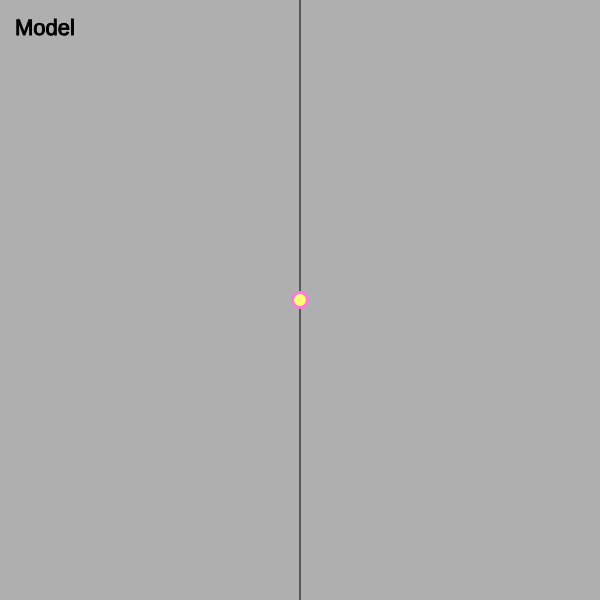
Frame 1 (no input)
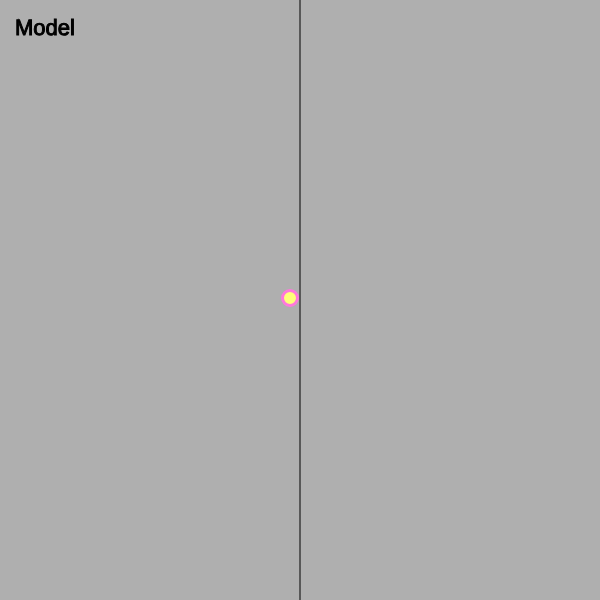
Frame 60 (no input)
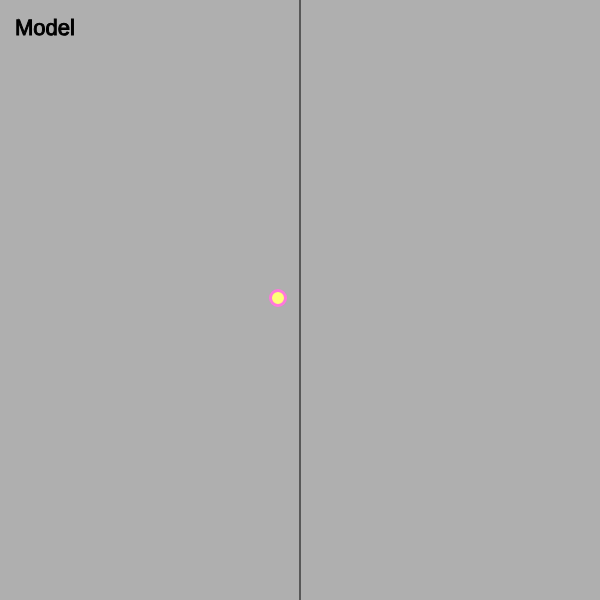
Frame 120 (the mouse pressed at the canvas centre since frame 60)

The p5.js sketch that drew these frames (run headless with seeded random() and noise() and a simulated clock; from frame 60 on, the mouse is pressed at the canvas centre):

// p5.js sketch
// ── sketch.js
// Sketch Template
p5.disableFriendlyErrors = true;

// parameters
var pause = false;
var fr = 30;
var wEnv = 600; //1920
var hEnv = 600; //1080
var numOfAgents = 1;

// agents
var agents = [];


function setup() {
  var canvas = createCanvas(wEnv, hEnv,P2D);
  canvas.mousePressed(pauseSketch);
  frameRate(fr);
  textSize(22);

  drawEnvironment();
  for(var i = 0; i < numOfAgents; i++){agents.push(new Agent(width/2,height/2,0,0))};
}


function draw() {
  drawEnvironment();
  for(var i = 0; i < agents.length; i++){agents[i].show();}
  for(var i = 0; i < agents.length; i++){agents[i].update();}
  drawLabels();
}


function drawEnvironment(){
  background(175);
  push();
  line(width/2,0,width/2,height);
  pop();
}


function drawLabels(){
  push();
  stroke(0);
  text("Model",15,35);
  pop();
}


function pauseSketch(){
  pause = pause ? false : true;
  pause?noLoop():loop();
}

// ── agent.js
/*
 * Agent
 *
 */

function Agent (xPos,yPos,xDir,yDir){

  this.pos = createVector(xPos,yPos);
  this.dir = createVector(xDir,yDir);
  this.normalizedBool = function(x){return Math.random() <= x;} 
  this.exampleBoo = this.normalizedBool(0.5); 
  this.d = 15;
  this.colorFill = color(255,255,120,255);
  this.colorStroke = color(255,120,220,255);


  this.update = function(){
    this.randomWalk(2,2,this.d,width-this.d,this.d,height-this.d,0.5,0.5);
  }


  this.show = function(){
    push();
    translate(this.pos.x, this.pos.y);
    strokeWeight(3);
    stroke(this.colorStroke);
    fill(this.colorFill);
    ellipse(0,0,this.d,this.d);
    pop();
  }


  this.randomWalk = function(xStep,yStep,xMin,xMax,yMin,yMax,xSpread,ySpread){
    nextMove = this.pos.copy().add(Math.random() >= xSpread ? -xStep : xStep,Math.random() >= ySpread ? -yStep : yStep);
    if((nextMove.x >= xMin && nextMove.x <= xMax) && (nextMove.y >= yMin && nextMove.y <= yMax))this.pos = nextMove;
  } 
}
